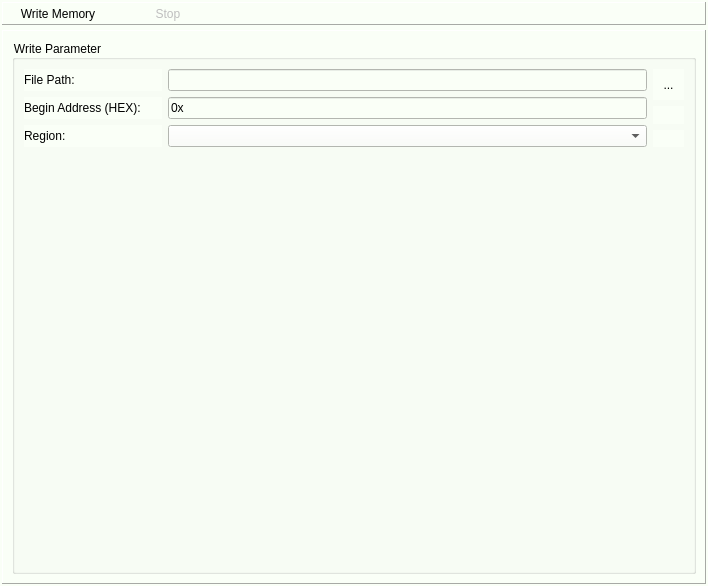
<?xml version="1.0" encoding="UTF-8"?>
<ui version="4.0">
 <class>WriteMemoryWidget</class>
 <widget class="QWidget" name="WriteMemoryWidget">
  <property name="geometry">
   <rect>
    <x>0</x>
    <y>0</y>
    <width>708</width>
    <height>586</height>
   </rect>
  </property>
  <property name="windowTitle">
   <string>Form</string>
  </property>
  <property name="styleSheet">
   <string notr="true">background-color: rgb(250, 255, 247);</string>
  </property>
  <layout class="QVBoxLayout" name="verticalLayout_4" stretch="0,1">
   <property name="spacing">
    <number>5</number>
   </property>
   <property name="leftMargin">
    <number>2</number>
   </property>
   <property name="topMargin">
    <number>2</number>
   </property>
   <property name="rightMargin">
    <number>2</number>
   </property>
   <property name="bottomMargin">
    <number>2</number>
   </property>
   <item>
    <widget class="QFrame" name="frame">
     <property name="frameShape">
      <enum>QFrame::Panel</enum>
     </property>
     <property name="frameShadow">
      <enum>QFrame::Raised</enum>
     </property>
     <layout class="QHBoxLayout" name="horizontalLayout">
      <property name="spacing">
       <number>0</number>
      </property>
      <property name="leftMargin">
       <number>0</number>
      </property>
      <property name="topMargin">
       <number>0</number>
      </property>
      <property name="rightMargin">
       <number>0</number>
      </property>
      <property name="bottomMargin">
       <number>0</number>
      </property>
      <item>
       <widget class="QToolButton" name="toolButton_writeMemory">
        <property name="sizePolicy">
         <sizepolicy hsizetype="Fixed" vsizetype="Preferred">
          <horstretch>0</horstretch>
          <verstretch>0</verstretch>
         </sizepolicy>
        </property>
        <property name="minimumSize">
         <size>
          <width>110</width>
          <height>0</height>
         </size>
        </property>
        <property name="toolTip">
         <string>Ctrl +M</string>
        </property>
        <property name="text">
         <string>Write Memory</string>
        </property>
        <property name="icon">
         <iconset resource="../Resources/icon.qrc">
          <normaloff>:/images/writeMemory.png</normaloff>:/images/writeMemory.png</iconset>
        </property>
        <property name="iconSize">
         <size>
          <width>24</width>
          <height>24</height>
         </size>
        </property>
        <property name="shortcut">
         <string>Ctrl+M</string>
        </property>
        <property name="toolButtonStyle">
         <enum>Qt::ToolButtonTextUnderIcon</enum>
        </property>
        <property name="autoRaise">
         <bool>true</bool>
        </property>
       </widget>
      </item>
      <item>
       <widget class="QToolButton" name="toolButton_stop">
        <property name="enabled">
         <bool>false</bool>
        </property>
        <property name="sizePolicy">
         <sizepolicy hsizetype="Fixed" vsizetype="Preferred">
          <horstretch>0</horstretch>
          <verstretch>0</verstretch>
         </sizepolicy>
        </property>
        <property name="minimumSize">
         <size>
          <width>110</width>
          <height>0</height>
         </size>
        </property>
        <property name="toolTip">
         <string>Shift + M</string>
        </property>
        <property name="text">
         <string>Stop</string>
        </property>
        <property name="icon">
         <iconset resource="../Resources/icon.qrc">
          <normaloff>:/images/stop.png</normaloff>:/images/stop.png</iconset>
        </property>
        <property name="iconSize">
         <size>
          <width>24</width>
          <height>24</height>
         </size>
        </property>
        <property name="shortcut">
         <string>Shift+M</string>
        </property>
        <property name="toolButtonStyle">
         <enum>Qt::ToolButtonTextUnderIcon</enum>
        </property>
        <property name="autoRaise">
         <bool>true</bool>
        </property>
       </widget>
      </item>
      <item>
       <spacer name="horizontalSpacer_4">
        <property name="orientation">
         <enum>Qt::Horizontal</enum>
        </property>
        <property name="sizeHint" stdset="0">
         <size>
          <width>479</width>
          <height>20</height>
         </size>
        </property>
       </spacer>
      </item>
     </layout>
    </widget>
   </item>
   <item>
    <widget class="QFrame" name="frame_3">
     <property name="frameShape">
      <enum>QFrame::Panel</enum>
     </property>
     <property name="frameShadow">
      <enum>QFrame::Raised</enum>
     </property>
     <layout class="QHBoxLayout" name="horizontalLayout_3">
      <item>
       <widget class="QGroupBox" name="groupBox_write_parameter">
        <property name="enabled">
         <bool>true</bool>
        </property>
        <property name="minimumSize">
         <size>
          <width>0</width>
          <height>0</height>
         </size>
        </property>
        <property name="title">
         <string>Write Parameter</string>
        </property>
        <layout class="QVBoxLayout" name="verticalLayout_5">
         <item>
          <layout class="QGridLayout" name="gridLayout_5">
           <item row="0" column="0">
            <layout class="QVBoxLayout" name="verticalLayout">
             <item>
              <widget class="QLabel" name="label">
               <property name="text">
                <string>File Path:</string>
               </property>
              </widget>
             </item>
             <item>
              <widget class="QLabel" name="label_3">
               <property name="minimumSize">
                <size>
                 <width>138</width>
                 <height>0</height>
                </size>
               </property>
               <property name="text">
                <string>Begin Address (HEX):</string>
               </property>
              </widget>
             </item>
             <item>
              <widget class="QLabel" name="label_region">
               <property name="text">
                <string>Region:</string>
               </property>
              </widget>
             </item>
            </layout>
           </item>
           <item row="0" column="1">
            <layout class="QVBoxLayout" name="verticalLayout_2">
             <item>
              <widget class="QLineEdit" name="lineEdit_FilePath">
               <property name="minimumSize">
                <size>
                 <width>229</width>
                 <height>0</height>
                </size>
               </property>
               <property name="readOnly">
                <bool>true</bool>
               </property>
              </widget>
             </item>
             <item>
              <widget class="QLineEdit" name="lineEdit_address">
               <property name="minimumSize">
                <size>
                 <width>229</width>
                 <height>0</height>
                </size>
               </property>
               <property name="toolTip">
                <string>input values between 1 to 16 hexadecimal.</string>
               </property>
               <property name="text">
                <string>0x</string>
               </property>
              </widget>
             </item>
             <item>
              <widget class="QComboBox" name="comboBox_region"/>
             </item>
            </layout>
           </item>
           <item row="0" column="2">
            <layout class="QVBoxLayout" name="verticalLayout_3">
             <item>
              <widget class="QToolButton" name="toolButton_openFile">
               <property name="minimumSize">
                <size>
                 <width>31</width>
                 <height>31</height>
                </size>
               </property>
               <property name="toolTip">
                <string>Browser</string>
               </property>
               <property name="text">
                <string>...</string>
               </property>
               <property name="icon">
                <iconset resource="../Resources/icon.qrc">
                 <normaloff>:/images/openFolder.png</normaloff>:/images/openFolder.png</iconset>
               </property>
               <property name="iconSize">
                <size>
                 <width>24</width>
                 <height>24</height>
                </size>
               </property>
               <property name="autoRaise">
                <bool>true</bool>
               </property>
              </widget>
             </item>
             <item>
              <widget class="QLabel" name="label_2">
               <property name="text">
                <string/>
               </property>
              </widget>
             </item>
             <item>
              <widget class="QLabel" name="label_5">
               <property name="text">
                <string/>
               </property>
              </widget>
             </item>
            </layout>
           </item>
          </layout>
         </item>
         <item>
          <spacer name="verticalSpacer">
           <property name="orientation">
            <enum>Qt::Vertical</enum>
           </property>
           <property name="sizeHint" stdset="0">
            <size>
             <width>20</width>
             <height>364</height>
            </size>
           </property>
          </spacer>
         </item>
        </layout>
       </widget>
      </item>
     </layout>
    </widget>
   </item>
  </layout>
 </widget>
 <resources>
  <include location="../Resources/icon.qrc"/>
 </resources>
 <connections/>
</ui>
